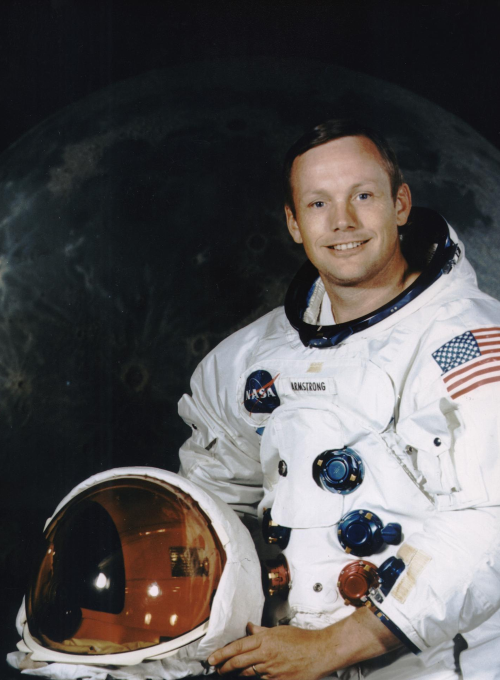
#> input picture assets/famous_people_trio_v1/neil_armstrong.png, 1000 x 1360 px (shown at 1/2 size)
$ python -i render_apollo_style_v1.py   (imports and definitions only)
#> lines starting #> are read from the running program, lines starting #| are printed output that depends on the picture
#!/usr/bin/env python3
"""Apollo style reel: 20 clips (4 groups x 5), 1920x1080 30fps, hero card
centered, real Armstrong/Glenn portraits. OOM-safe (one clip, one frame
at a time; heavy plates precomputed once per clip).
Groups: grid (pixel-grid + blur backdrop), stroke (orange sides),
glow (halo plates), rgb (anaglyph channel splits).
"""
import gc
import hashlib
import json
import os
import subprocess
import sys

import numpy as np
from PIL import Image, ImageDraw, ImageFont, ImageFilter

OUT = os.path.join(os.path.dirname(os.path.abspath(__file__)),
                   "..", "..", "out", "apollo_style_v1")
PNGDIR = os.path.join(OUT, "png")
MP4DIR = os.path.join(OUT, "mp4")
W, H = 1920, 1080
FPS = 30
NF = 120
ARMSTRONG = os.path.join(os.path.dirname(os.path.abspath(__file__)),
                         "..", "..", "assets", "famous_people_trio_v1",
                         "sources", "neil_armstrong.jpg")
GLENN = os.path.join(os.path.dirname(os.path.abspath(__file__)),
                     "..", "..", "assets", "famous_people_trio_v1",
                     "sources", "john_glenn.jpg")
SANS = "/usr/share/fonts/truetype/dejavu/DejaVuSans-Bold.ttf"
CW, CH = 640, 800  # hero card
CX, CY = 960, 540
X0, Y0 = CX - CW // 2, CY - CH // 2


# [4 lines left out: function hexrgb, not called in this run]


def cover(path, w, h):
    img = Image.open(path).convert("RGB")
    sw, sh = img.size
    s = max(w / sw, h / sh)
    img = img.resize((int(sw * s + 0.5), int(sh * s + 0.5)), Image.LANCZOS)
    l = (img.size[0] - w) // 2
    t = (img.size[1] - h) // 2
    return img.crop((l, t, l + w, t + h))


def smooth(p):
    p = min(max(p, 0.0), 1.0)
    return p * p * (3 - 2 * p)


def ease_out(p):
    p = min(max(p, 0.0), 1.0)
    return 1 - (1 - p) * (1 - p)


def grain(frame, seed, sigma):
    frame += np.random.default_rng(seed).normal(0, sigma, (H, W, 1)).astype(np.float32)
    return frame


# [78 lines left out: functions vignette, dark_bg, paste, zoomed, caption, encode and 1 more, not called in this run]


def grid_backdrop(src):
    """Full-bleed dimmed blurred copy + lattice, precomputed once."""
    big = cover(src, W, H).filter(ImageFilter.GaussianBlur(18))
    a = np.asarray(big, dtype=np.float32) * 0.55
    img = Image.fromarray(np.clip(a, 0, 255).astype(np.uint8))
    dr = ImageDraw.Draw(img)
    for x in range(0, W + 1, 96):
        dr.line([(x, 0), (x, H)], fill=(138, 143, 152), width=2)
    for y in range(0, H + 1, 96):
        dr.line([(0, y), (W, y)], fill=(138, 143, 152), width=2)
    out = np.asarray(img, dtype=np.float32)
    del big, img
    return out


# [48 lines left out: function grid_frames, not called in this run]


ORANGE = np.array([255, 122, 26], dtype=np.float32)


# [152 lines left out: functions stroke_frames, glow_plate, glow_frames, shift_ch, rgb_frames, not called in this run]


CLIPS = [
    ("grid_reveal", "reveal", ARMSTRONG, "APOLLO 11  \u2022  PIXEL GRID"),
    ("grid_step", "step", GLENN, "FRIENDSHIP 7  \u2022  PIXEL STEP"),
    ("grid_zoomout", "zoomout", ARMSTRONG, "APOLLO 11  \u2022  GRID ZOOM"),
    ("grid_tiles", "tiles", GLENN, "FRIENDSHIP 7  \u2022  GRID TILES"),
    ("grid_breathe", "breathe", ARMSTRONG, "APOLLO 11  \u2022  GRID BREATHE"),
    ("stroke_left", "left", ARMSTRONG, "APOLLO 11  \u2022  EDGE LEFT"),
    ("stroke_right", "right", GLENN, "FRIENDSHIP 7  \u2022  EDGE RIGHT"),
    ("stroke_duo", "duo", ARMSTRONG, "APOLLO 11  \u2022  EDGE DUO"),
    ("stroke_topbottom", "topbottom", GLENN, "FRIENDSHIP 7  \u2022  EDGE TOP+BOTTOM"),
    ("stroke_sweep", "sweep", ARMSTRONG, "APOLLO 11  \u2022  EDGE SWEEP"),
    ("glow_warm", (255, 138, 61), ARMSTRONG, "APOLLO 11  \u2022  WARM GLOW"),
    ("glow_cool", (56, 189, 248), GLENN, "FRIENDSHIP 7  \u2022  COOL GLOW"),
    ("glow_gold", (232, 184, 74), ARMSTRONG, "APOLLO 11  \u2022  GOLD GLOW"),
    ("glow_rose", (244, 114, 182), GLENN, "FRIENDSHIP 7  \u2022  ROSE GLOW"),
    ("glow_pulse", (167, 139, 250), ARMSTRONG, "APOLLO 11  \u2022  PULSE GLOW"),
    ("rgb_static", "static", ARMSTRONG, "APOLLO 11  \u2022  RGB STATIC"),
    ("rgb_converge", "converge", GLENN, "FRIENDSHIP 7  \u2022  RGB CONVERGE"),
    ("rgb_pulse", "pulse", ARMSTRONG, "APOLLO 11  \u2022  RGB PULSE"),
    ("rgb_glitch", "glitch", GLENN, "FRIENDSHIP 7  \u2022  RGB GLITCH"),
    ("rgb_exit", "exit", ARMSTRONG, "APOLLO 11  \u2022  RGB EXIT"),
]


# [37 lines left out: function main, not called in this run]


# [2 lines not run here, left out]

>>> import cv2
>>> picture = cv2.imread('../../assets/famous_people_trio_v1/neil_armstrong.png', cv2.IMREAD_GRAYSCALE)
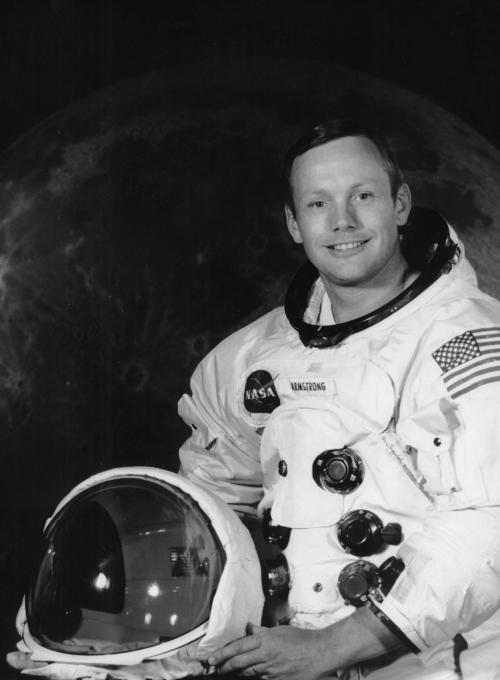
#> picture: shape (1360, 1000) (shown at 1/2 size); min 7, max 245, mean 83.8
>>> result = grid_backdrop(picture)
#> (the run stopped early here; a loop or call above may not have finished)

$ run again, on assets/famous_people_trio_v1/sally_ride.png
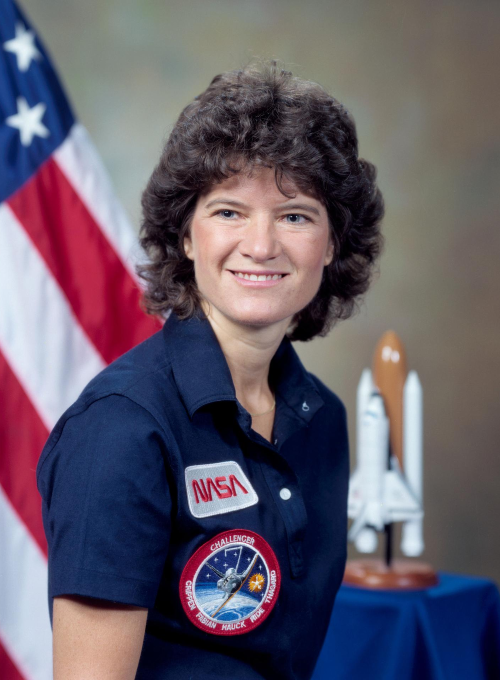
#> input picture assets/famous_people_trio_v1/sally_ride.png, 1000 x 1360 px (shown at 1/2 size)
#> `picture = cv2.imread('../../assets/famous_people_trio_v1/neil_armstron..`:
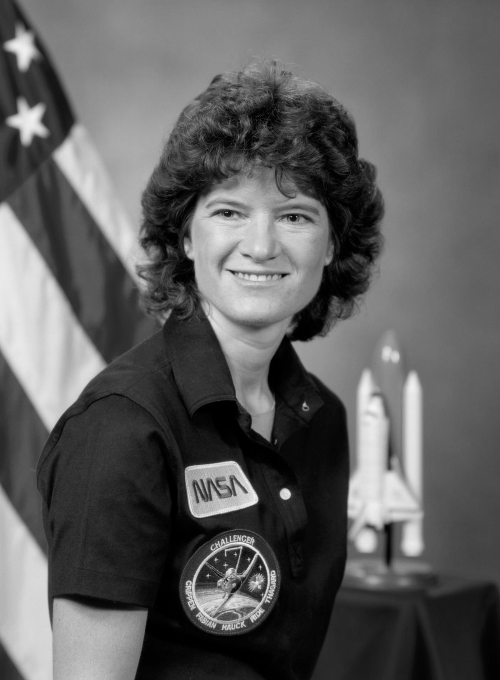
#> picture: shape (1360, 1000) (shown at 1/2 size); min 0, max 255, mean 94.4
